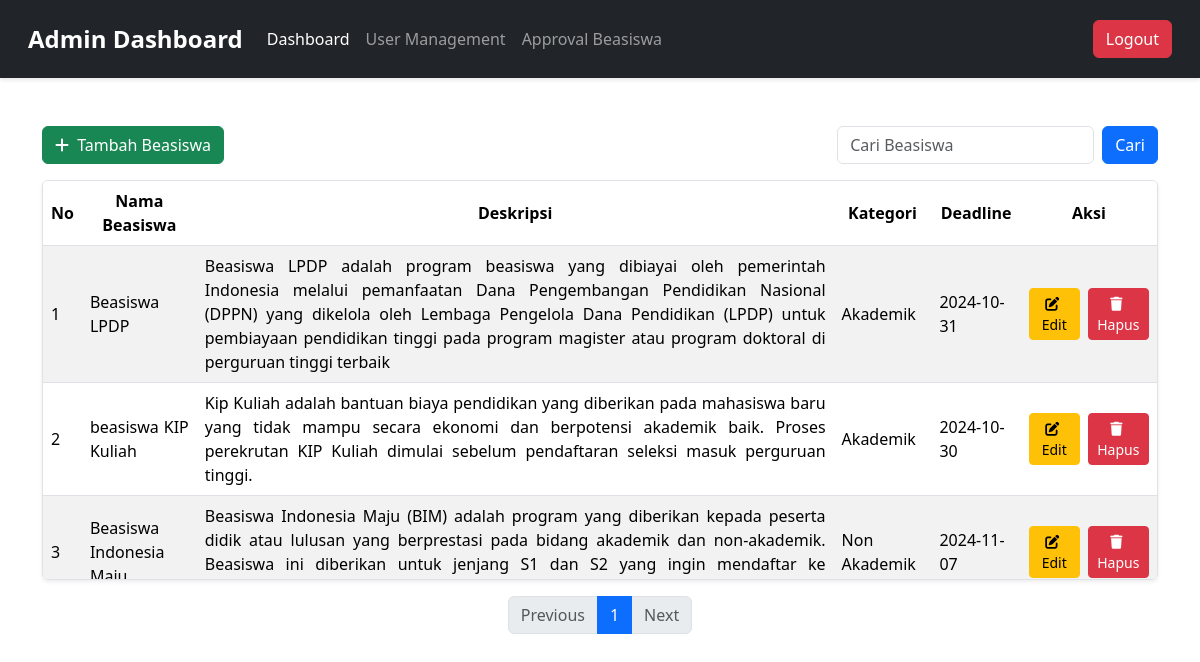
/Admin/admin_dashboard.php (signed in), run on the app's committed database.
### tables this page shows
CREATE TABLE `beasiswa` (
  `id` int(11) NOT NULL,
  `nama_beasiswa` varchar(100) NOT NULL,
  `deskripsi` text NOT NULL,
  `kategori` varchar(255) DEFAULT NULL,
  `deadline` date NOT NULL
);

### Admin/admin_dashboard.php (the view, shortened to what this page needs)
<?php
include '../config.php';
$limit = 10;
$page = isset($_GET['page']) ? (int)$_GET['page'] : 1;
$offset = ($page - 1) * $limit;
$search = isset($_GET['search']) ? $_GET['search'] : '';
$query = "SELECT * FROM beasiswa
          WHERE nama_beasiswa LIKE '%$search%'
          LIMIT $limit OFFSET $offset";
$result = mysqli_query($conn, $query);
$totalQuery = "SELECT COUNT(*) AS total FROM beasiswa WHERE nama_beasiswa LIKE '%$search%'";
$totalResult = mysqli_fetch_assoc(mysqli_query($conn, $totalQuery));
$totalData = $totalResult['total'];
$totalPages = ceil($totalData / $limit);
?>
<!DOCTYPE html>
<html lang="en">
<head>
    <link href="https://cdn.jsdelivr.net/npm/bootstrap@5.3.2/dist/css/bootstrap.min.css" rel="stylesheet">
    <link rel="stylesheet" href="https://cdnjs.cloudflare.com/ajax/libs/font-awesome/6.0.0-beta3/css/all.min.css">
</head>
<body>
<?php include 'navbar.php'; ?>
<div class="container mt-5">
    <div class="d-flex justify-content-between mb-3">
        <a href="tambah_beasiswa.php" class="btn btn-success">
            <i class="fas fa-plus me-1"></i> Tambah Beasiswa
        </a>
        <form method="GET" class="d-flex">
            <input type="text" name="search" class="form-control me-2" placeholder="Cari Beasiswa" value="<?= $search; ?>">
            <button class="btn btn-primary" type="submit">Cari</button>
        </form>
    </div>
    <div class="scrollable-container border rounded shadow-sm">
        <table class="table table-striped table-hover">
            <thead>
                <tr>
                    <th>No</th>
                    <th>Nama Beasiswa</th>
                    <th>Deskripsi</th>
                    <th>Kategori</th>
                    <th>Deadline</th>
                    <th>Aksi</th>
                </tr>
            </thead>
            <tbody>
                <?php
                $no = $offset + 1;
                while ($row = mysqli_fetch_assoc($result)) { ?>
                    <tr>
                        <td><?= $no++; ?></td>
                        <td><?= $row['nama_beasiswa']; ?></td>
                        <td><?= $row['deskripsi']; ?></td>
                        <td><?= $row['kategori']; ?></td>
                        <td><?= $row['deadline']; ?></td>
                        <td>
                            <div class="d-flex justify-content-center">
                                <a href="edit_beasiswa.php?id=<?= $row['id']; ?>" class="btn btn-warning btn-sm me-2">
                                    <i class="fa fa-edit me-1"></i> Edit
                                </a>
                                <button class="btn btn-danger btn-sm" onclick="confirmDelete(<?= $row['id']; ?>)">
                                    <i class="fa fa-trash me-1"></i> Hapus
                                </button>
                            </div>
                        </td>
                    </tr>
                <?php } ?>
            </tbody>
        </table>
    </div>
    <nav aria-label="Page navigation">
        <ul class="pagination justify-content-center mt-3">
            <li class="page-item <?= ($page <= 1) ? 'disabled' : ''; ?>">
                <a class="page-link" href="?page=<?= $page - 1; ?>&search=<?= $search; ?>">Previous</a>
            </li>
            <?php for ($i = 1; $i <= $totalPages; $i++) { ?>
                <li class="page-item <?= ($i == $page) ? 'active' : ''; ?>">
                    <a class="page-link" href="?page=<?= $i; ?>&search=<?= $search; ?>"><?= $i; ?></a>
                </li>
            <?php } ?>
            <li class="page-item <?= ($page >= $totalPages) ? 'disabled' : ''; ?>">
                <a class="page-link" href="?page=<?= $page + 1; ?>&search=<?= $search; ?>">Next</a>
            </li>
        </ul>
    </nav>
</div>
</body>
</html>

### Admin/admin_dashboard.php (style rules this page uses)
thead th { position: sticky; top: 0; background-color: #f0f0f0; color: black; box-shadow: 0 2px 4px rgba(0, 0, 0, 0.1); text-align: center; }
.scrollable-container { max-height: 400px; overflow-y: auto; }
td, th { text-align: justify; vertical-align: middle; padding: 12px 20px; }

### data on the page
beasiswa: nama_beasiswa "Beasiswa LPDP", deskripsi "Beasiswa LPDP adalah program beasiswa yang dibiayai oleh pemerintah Indonesia melalui pemanfaatan Dana Pengembangan Pendidikan Nasional (DPPN) yang dikelola oleh Lembaga Pengelola Dana Pendidikan (LPDP) untuk pembiayaan pendidikan tinggi pada program magister atau program doktoral di perguruan tinggi terbaik", kategori "Akademik", deadline "2024-10-31"
beasiswa: nama_beasiswa "beasiswa KIP Kuliah", deskripsi "Kip Kuliah adalah bantuan biaya pendidikan yang diberikan pada mahasiswa baru yang tidak mampu secara ekonomi dan berpotensi akademik baik. Proses perekrutan KIP Kuliah dimulai sebelum pendaftaran seleksi masuk perguruan tinggi.", kategori "Akademik", deadline "2024-10-30"
beasiswa: nama_beasiswa "Beasiswa Indonesia…", deskripsi "Beasiswa Indonesia Maju (BIM) adalah program yang diberikan kepada peserta didik atau lulusan yang berprestasi pada bidang akademik dan non-akademik. Beasiswa ini diberikan untuk jenjang S1 dan S2 yang ingin mendaftar ke…", kategori "Non Akademik", deadline "2024-11-07"
